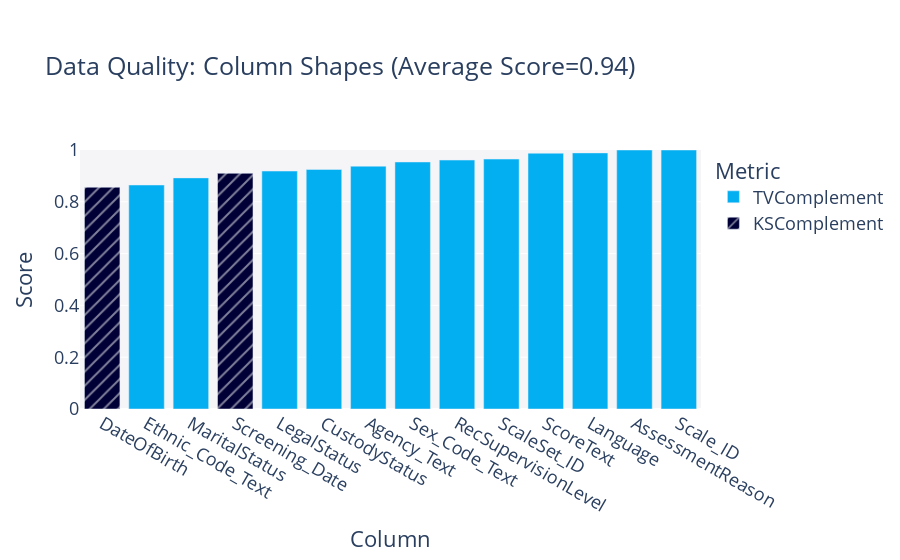

The notebook cell this image was saved under:
### Code cell
quality_report.get_visualization(property_name='Column Shapes').show(renderer="vscode")

### Figure 1 — Plotly figure (JSON) as saved in the notebook; plotly's stock layout.template omitted (floating-point values rounded to 4 significant figures)
{"data": [{"alignmentgroup": "True", "customdata": [["TVComplement"], ["TVComplement"], ["TVComplement"], ["TVComplement"], ["TVComplement"], ["TVComplement"], ["TVComplement"], ["TVComplement"], ["TVComplement"], ["TVComplement"], ["TVComplement"], ["TVComplement"]], "hovertemplate": "<b>%{hovertext}</b><br><br>Metric=%{customdata[0]}<br>Score=%{y}<extra></extra>", "hovertext": ["Agency_Text", "Sex_Code_Text", "Ethnic_Code_Text", "ScaleSet_ID", "AssessmentReason", "Language", "LegalStatus", "CustodyStatus", "MaritalStatus", "RecSupervisionLevel", "Scale_ID", "ScoreText"], "legendgroup": "TVComplement", "marker": {"color": "#03AFF1", "pattern": {"shape": ""}}, "name": "TVComplement", "offsetgroup": "TVComplement", "orientation": "v", "showlegend": true, "textposition": "auto", "type": "bar", "x": ["Agency_Text", "Sex_Code_Text", "Ethnic_Code_Text", "ScaleSet_ID", "AssessmentReason", "Language", "LegalStatus", "CustodyStatus", "MaritalStatus", "RecSupervisionLevel", "Scale_ID", "ScoreText"], "xaxis": "x", "y": [0.9374, 0.9537, 0.8648, 0.965, 1, 0.9887, 0.9186, 0.9249, 0.8924, 0.9612, 1, 0.9875], "yaxis": "y"}, {"alignmentgroup": "True", "customdata": [["KSComplement"], ["KSComplement"]], "hovertemplate": "<b>%{hovertext}</b><br><br>Metric=%{customdata[0]}<br>Score=%{y}<extra></extra>", "hovertext": ["DateOfBirth", "Screening_Date"], "legendgroup": "KSComplement", "marker": {"color": "#000036", "pattern": {"shape": "/"}}, "name": "KSComplement", "offsetgroup": "KSComplement", "orientation": "v", "showlegend": true, "textposition": "auto", "type": "bar", "x": ["DateOfBirth", "Screening_Date"], "xaxis": "x", "y": [0.8561, 0.9099], "yaxis": "y"}], "layout": {"barmode": "relative", "font": {"size": 18}, "legend": {"title": {"text": "Metric"}, "tracegroupgap": 0}, "margin": {"t": 150}, "plot_bgcolor": "#F5F5F8", "title": {"text": "Data Quality: Column Shapes (Average Score=0.94)"}, "xaxis": {"anchor": "y", "categoryorder": "total ascending", "domain": [0, 1], "title": {"text": "Column"}}, "yaxis": {"anchor": "x", "domain": [0, 1], "range": [0, 1], "title": {"text": "Score"}}}}
